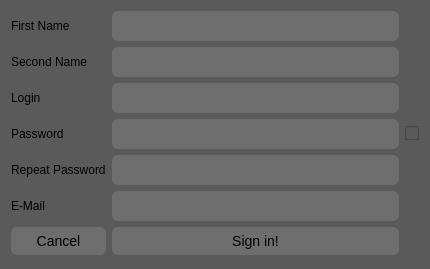
<?xml version="1.0" encoding="UTF-8"?>
<ui version="4.0">
 <class>RegisterWindow</class>
 <widget class="QWidget" name="RegisterWindow">
  <property name="geometry">
   <rect>
    <x>0</x>
    <y>0</y>
    <width>430</width>
    <height>269</height>
   </rect>
  </property>
  <property name="windowTitle">
   <string>Form</string>
  </property>
  <property name="styleSheet">
   <string notr="true">QWidget{
background-color:rgb(90,90,90);
}</string>
  </property>
  <layout class="QGridLayout" name="gridLayout">
   <item row="5" column="0">
    <widget class="QLabel" name="label_4">
     <property name="text">
      <string>E-Mail</string>
     </property>
    </widget>
   </item>
   <item row="2" column="1">
    <widget class="QLineEdit" name="loginEdit">
     <property name="styleSheet">
      <string notr="true">QLineEdit{
font-size:14px;
border-radius:6px;
background-color:rgb(110,110,110);
padding-top:6px;
padding-bottom:6px;
}</string>
     </property>
     <property name="maxLength">
      <number>30</number>
     </property>
    </widget>
   </item>
   <item row="3" column="1">
    <widget class="QLineEdit" name="pwdEdit">
     <property name="styleSheet">
      <string notr="true">QLineEdit{
font-size:14px;
border-radius:6px;
background-color:rgb(110,110,110);
padding-top:6px;
padding-bottom:6px;
}</string>
     </property>
     <property name="maxLength">
      <number>35</number>
     </property>
     <property name="echoMode">
      <enum>QLineEdit::Password</enum>
     </property>
    </widget>
   </item>
   <item row="1" column="0">
    <widget class="QLabel" name="label_5">
     <property name="text">
      <string>Second Name</string>
     </property>
    </widget>
   </item>
   <item row="2" column="0">
    <widget class="QLabel" name="label">
     <property name="text">
      <string>Login</string>
     </property>
    </widget>
   </item>
   <item row="5" column="1">
    <widget class="QLineEdit" name="emailEdit">
     <property name="styleSheet">
      <string notr="true">QLineEdit{
font-size:14px;
border-radius:6px;
background-color:rgb(110,110,110);
padding-top:6px;
padding-bottom:6px;
}</string>
     </property>
     <property name="maxLength">
      <number>30</number>
     </property>
    </widget>
   </item>
   <item row="8" column="1">
    <widget class="QPushButton" name="registerButton">
     <property name="minimumSize">
      <size>
       <width>170</width>
       <height>0</height>
      </size>
     </property>
     <property name="styleSheet">
      <string notr="true">QPushButton{
font-size:14px;
border-radius:6px;
background-color:rgb(110,110,110);
padding-top:6px;
padding-bottom:6px;
}

QPushButton:hover{
background-color:rgb(130,130,130);
}</string>
     </property>
     <property name="text">
      <string>Sign in!</string>
     </property>
    </widget>
   </item>
   <item row="0" column="0">
    <widget class="QLabel" name="label_6">
     <property name="text">
      <string>First Name</string>
     </property>
    </widget>
   </item>
   <item row="8" column="0">
    <widget class="QPushButton" name="cancelButton">
     <property name="styleSheet">
      <string notr="true">QPushButton{
font-size:14px;
border-radius:6px;
background-color:rgb(110,110,110);
padding-top:6px;
padding-bottom:6px;
}

QPushButton:hover{
background-color:rgb(130,130,130);
}</string>
     </property>
     <property name="text">
      <string>Cancel</string>
     </property>
    </widget>
   </item>
   <item row="0" column="1">
    <widget class="QLineEdit" name="firstNameEdit">
     <property name="styleSheet">
      <string notr="true">QLineEdit{
font-size:14px;
border-radius:6px;
background-color:rgb(110,110,110);
padding-top:6px;
padding-bottom:6px;
}</string>
     </property>
     <property name="text">
      <string/>
     </property>
     <property name="maxLength">
      <number>30</number>
     </property>
    </widget>
   </item>
   <item row="3" column="0">
    <widget class="QLabel" name="label_2">
     <property name="text">
      <string>Password</string>
     </property>
    </widget>
   </item>
   <item row="4" column="0">
    <widget class="QLabel" name="label_3">
     <property name="text">
      <string>Repeat Password</string>
     </property>
    </widget>
   </item>
   <item row="4" column="1">
    <widget class="QLineEdit" name="pwdRepeatEdit">
     <property name="styleSheet">
      <string notr="true">QLineEdit{
font-size:14px;
border-radius:6px;
background-color:rgb(110,110,110);
padding-top:6px;
padding-bottom:6px;
}</string>
     </property>
     <property name="maxLength">
      <number>35</number>
     </property>
     <property name="echoMode">
      <enum>QLineEdit::Password</enum>
     </property>
    </widget>
   </item>
   <item row="1" column="1">
    <widget class="QLineEdit" name="secondNameEdit">
     <property name="styleSheet">
      <string notr="true">QLineEdit{
font-size:14px;
border-radius:6px;
background-color:rgb(110,110,110);
padding-top:6px;
padding-bottom:6px;
}</string>
     </property>
     <property name="text">
      <string/>
     </property>
     <property name="maxLength">
      <number>30</number>
     </property>
    </widget>
   </item>
   <item row="3" column="2">
    <widget class="QCheckBox" name="pwdBox">
     <property name="text">
      <string/>
     </property>
    </widget>
   </item>
  </layout>
 </widget>
 <resources/>
 <connections/>
</ui>
